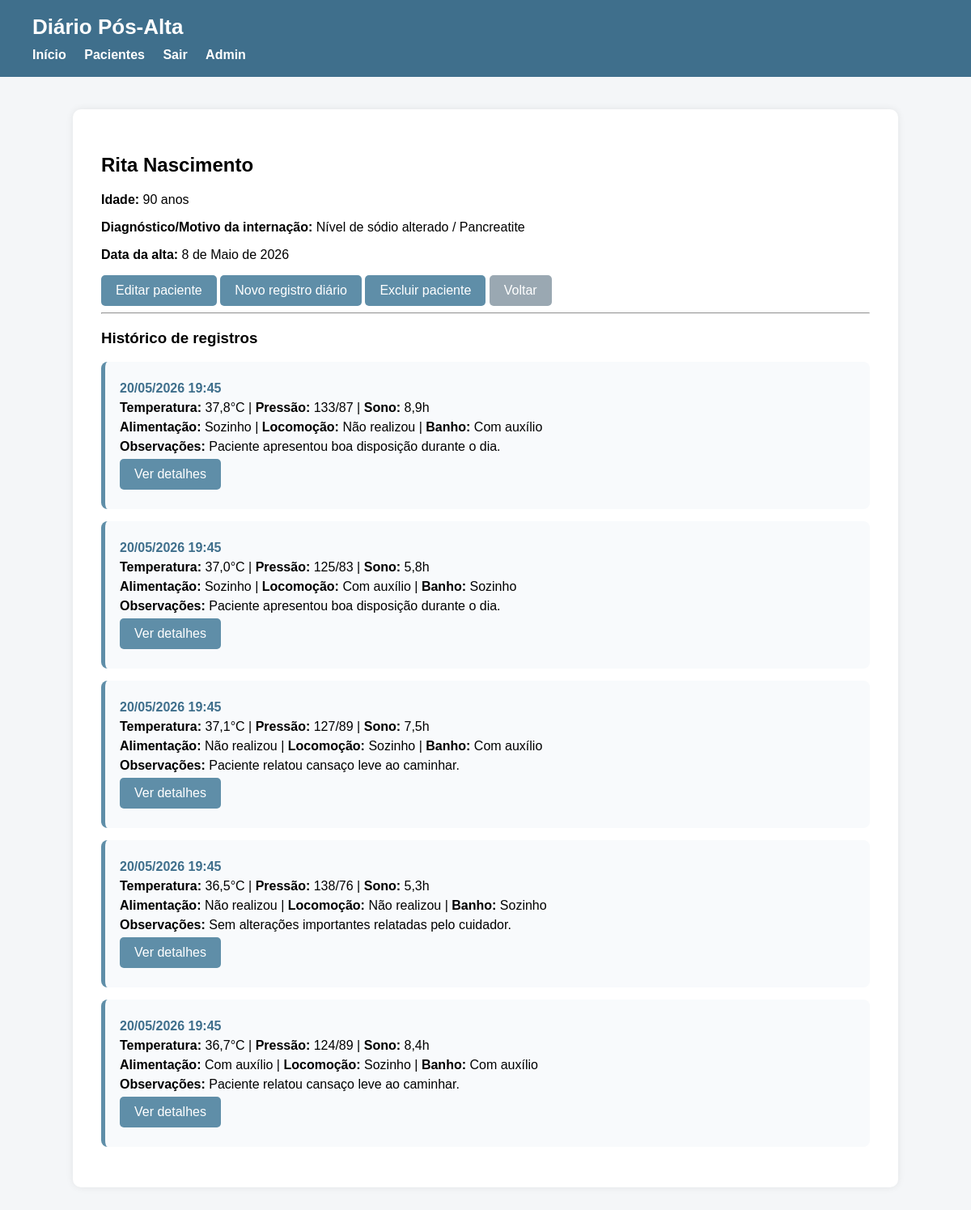
/pacientes/1/ (signed in), run on an earlier commit of the app's database.
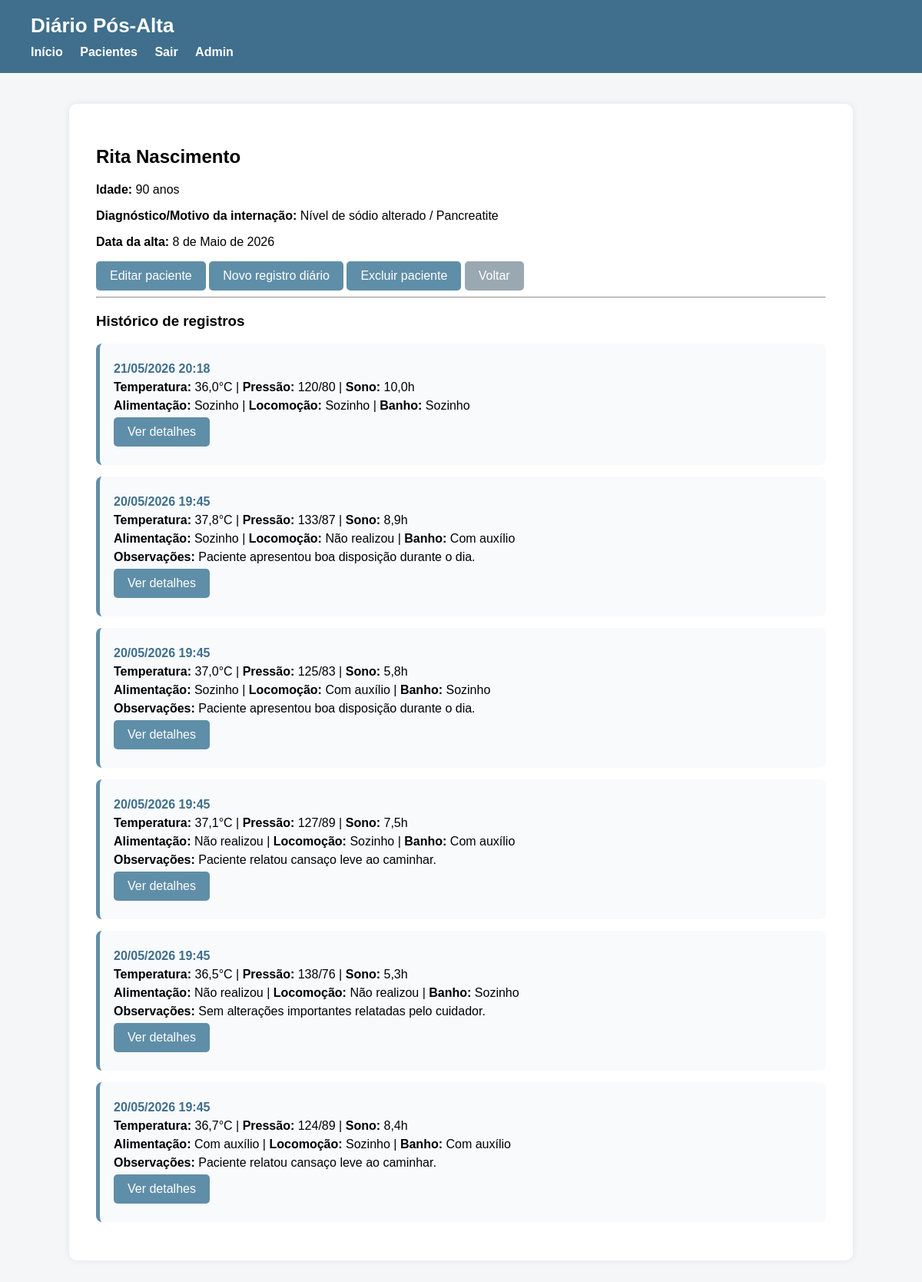
And on a later commit of the database.
### core/models.py (models this page shows, shortened)
class Paciente(models.Model):
    usuario = models.ForeignKey(User, on_delete=models.CASCADE)
    nome = models.CharField(max_length=100)
    idade = models.IntegerField()
    diagnostico = models.CharField(max_length=200)
    data_alta = models.DateField()

class RegistroDiario(models.Model):
    paciente = models.ForeignKey(Paciente, on_delete=models.CASCADE)
    data_registro = models.DateTimeField(auto_now_add=True)
    temperatura = models.DecimalField(max_digits=4, decimal_places=1)
    pressao_arterial = models.CharField(max_length=20)
    horas_sono = models.DecimalField(max_digits=4, decimal_places=1)
    frequencia_cardiaca = models.IntegerField(null=True, blank=True)
    frequencia_respiratoria = models.IntegerField(null=True, blank=True)
    glicemia = models.IntegerField(null=True, blank=True)
    OPCOES_FUNCIONALIDADE = [
        ('sozinho', 'Sozinho'),
        ('com_auxilio', 'Com auxílio'),
        ('nao_realizou', 'Não realizou'),
    ]
    alimentacao = models.CharField(max_length=20, choices=OPCOES_FUNCIONALIDADE)
    locomocao = models.CharField(max_length=20, choices=OPCOES_FUNCIONALIDADE)
    transferencia = models.CharField(max_length=20, choices=OPCOES_FUNCIONALIDADE)
    banho = models.CharField(max_length=20, choices=OPCOES_FUNCIONALIDADE)
    vestir_se = models.CharField(max_length=20, choices=OPCOES_FUNCIONALIDADE)
    observacoes = models.TextField(blank=True)

### core/views.py (the view)
# urls.py: path('pacientes/<int:paciente_id>/', views.detalhe_paciente, name='detalhe_paciente'),
@login_required
def detalhe_paciente(request, paciente_id):
    paciente = Paciente.objects.get(id=paciente_id)
    registros = RegistroDiario.objects.filter(paciente=paciente).order_by('-data_registro')
    contexto = {
        'paciente': paciente,
        'registros': registros
    }
    return render(request, 'core/detalhe_paciente.html', contexto)

### core/templates/core/detalhe_paciente.html
{% extends 'core/base.html' %}
{% block content %}
<h2>{{ paciente.nome }}</h2>
<p><strong>Idade:</strong> {{ paciente.idade }} anos</p>
<p><strong>Diagnóstico/Motivo da internação:</strong> {{ paciente.diagnostico }}</p>
<p><strong>Data da alta:</strong> {{ paciente.data_alta }}</p>
<a href="/pacientes/{{ paciente.id }}/editar/" class="botao">
    Editar paciente
</a>
<a href="/pacientes/{{ paciente.id }}/registro/cadastrar/" class="botao">
    Novo registro diário
</a>
<a href="/pacientes/{{ paciente.id }}/excluir/" class="botao">
    Excluir paciente
</a>
<a href="/pacientes/" class="botao botao-secundario">
    Voltar
</a>
<hr>
<h3>Histórico de registros</h3>
{% if registros %}
    {% for registro in registros %}
        <div class="card-registro">
            <p class="info-principal">
                {{ registro.data_registro|date:"d/m/Y H:i" }}
            </p>
            <p>
                <strong>Temperatura:</strong> {{ registro.temperatura }}°C |
                <strong>Pressão:</strong> {{ registro.pressao_arterial }} |
                <strong>Sono:</strong> {{ registro.horas_sono }}h
            </p>
            <p>
                <strong>Alimentação:</strong> {{ registro.get_alimentacao_display }} |
                <strong>Locomoção:</strong> {{ registro.get_locomocao_display }} |
                <strong>Banho:</strong> {{ registro.get_banho_display }}
            </p>
            {% if registro.observacoes %}
                <p>
                    <strong>Observações:</strong> {{ registro.observacoes }}
                </p>
            {% endif %}
            <p>
                <a href="/registros/{{ registro.id }}/" class="botao">Ver detalhes</a>
            </p>
        </div>
    {% endfor %}
{% else %}
    <p>Nenhum registro diário cadastrado para este paciente.</p>
{% endif %}
{% endblock %}

### core/templates/core/base.html (shortened to what this page needs)
<!DOCTYPE html>
<html lang="pt-br">
<head>
</head>
<body>
    <header>
        <h1>Diário Pós-Alta</h1>
        <nav>
            <a href="/">Início</a>
            <a href="/pacientes/">Pacientes</a>
            {% if user.is_authenticated %}
                <a href="/logout/">Sair</a>
            {% else %}
                <a href="/login/">Login</a>
            {% endif %}
            <a href="/admin">Admin</a>
        </nav>
    </header>
    <main class="container">
        {% block content %}
        {% endblock %}
    </main>
</body>
</html>

### core/templates/core/base.html (style rules this page uses)
body { background-color: #f4f6f8; font-family: Arial, Helvetica, sans-serif; margin: 0; padding: 0; }
header { background-color: #3f6f8c; color: white; padding: 18px 40px; }
header h1 { margin: 0; font-size: 26px; }
nav { margin-top: 10px; }
nav a { color: white; text-decoration: none; margin-right: 18px; font-weight: bold; }
.container { max-width: 950px; margin: 40px auto; background-color: white; padding: 35px; border-radius: 10px; box-shadow: 0px 0px 10px rgba(0,0,0,0.08); }
.botao { display: inline-block; background-color: #5f8ea8; color: white; padding: 10px 18px; border-radius: 5px; text-decoration: none; border: none; cursor: pointer; }
.botao-secundario { background-color: #9aa8b2; }
.card-registro { background-color: #f8fafc; border-left: 5px solid #5f8ea8; padding: 18px; margin-bottom: 15px; border-radius: 8px; }
.card-registro p { margin: 6px 0; }
.info-principal { font-weight: bold; color: #3f6f8c; }

What changed in the data, as far as the page shows it:
added RegistroDiario: data_registro "21/05/2026 20:18", temperatura "36,0", pressao_arterial "120/80", horas_sono "10,0", alimentacao "Sozinho", locomocao "Sozinho", banho "Sozinho"
